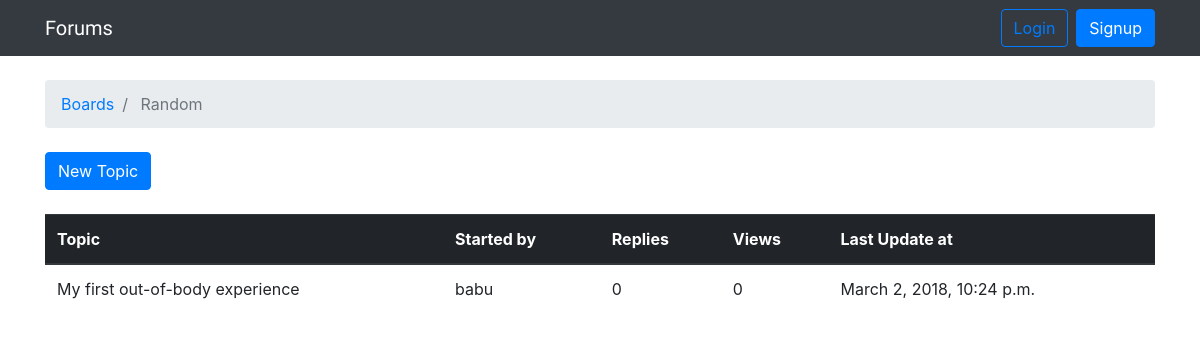
The app's page /boards/3/, older data.
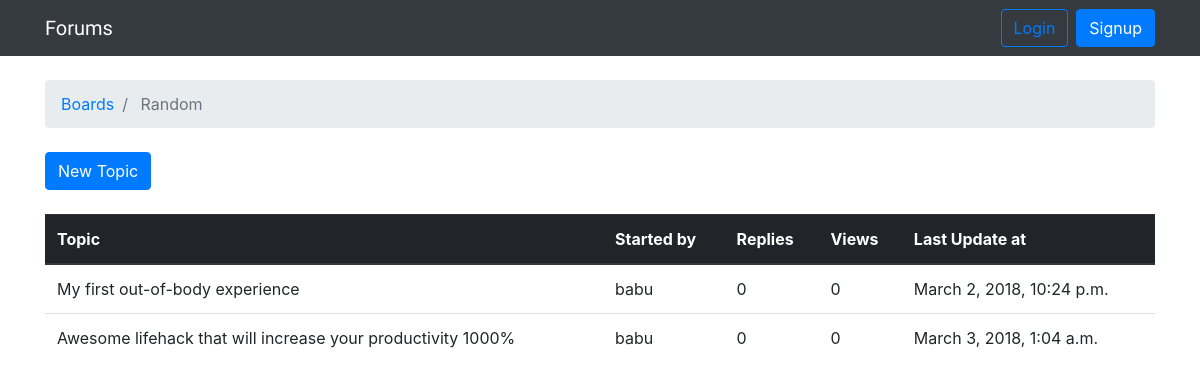
The same page, newer data.
### forums/models.py (models this page shows, shortened)
class Topic(models.Model):
    subject = models.CharField(max_length=256)
    last_updated = models.DateTimeField(auto_now_add=True)
    board = models.ForeignKey(
        Board,
        on_delete=models.CASCADE,
        related_name='topics',
    )
    starter = models.ForeignKey(
        settings.AUTH_USER_MODEL,
        on_delete=models.CASCADE,
        related_name='topics',
    )

### users/models.py (models this page shows)
class CustomUser(AbstractUser):
    objects = CustomUserManager()

### forums/views.py (the view)
# urls.py: path('boards/<int:pk>/', views.BoardDetailView.as_view(), name='board_topics'),
class BoardDetailView(DetailView):
    template_name = 'topics.html'
    context_object_name = 'board'
    model = Board

### templates/topics.html (shortened to what this page needs)
{% extends 'base.html' %}
{% block breadcrumb %}
<li class="breadcrumb-item">
    <a href="{% url 'home' %}">Boards</a>
</li>
<li class="breadcrumb-item active">
    {{ board.name }}
</li>
{% endblock %}
{% block content %}
<div class="mb-4">
    <a href="{% url 'new_topic' board.pk %}" class="btn btn-primary">
        New Topic
    </a>
</div>
<table class="table">
    <thead class="thead-dark">
        <tr>
            <th>Topic</th>
            <th>Started by</th>
            <th>Replies</th>
            <th>Views</th>
            <th>Last Update at</th>
        </tr>
    </thead>
    <tbody>
        {% for topic in board.topics.all %}
            <tr>
                <td>{{ topic.subject }}</td>
                <td>{{ topic.starter.username }}</td>
                <td class="align-middle">0</td>
                <td class="align-middle">0</td>
                <td>{{ topic.last_updated }}</td>
            </tr>
        {% endfor %}
    </tbody>
</table>
{% endblock %}

Row changes from the older to the newer data that the page shows:
added Topic: subject "Awesome lifehack that will increase your productivity 1000%", starter.username "babu", last_updated "March 3, 2018, 1:04 a.m."
